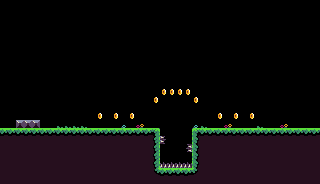

This game map was drawn from its Tiled (.tmx) file and the tilesets committed beside it. A one-line description and the trimmed map source follow:
An orthogonal 40x23 tile map with 8x8 px tiles, 4 tile layers (Main, Spikes, Coins, Decoration), 3 tilesets and 6 objects (Collect the  coins if you like, Press W or space to jump, Player).

<map version="1.10" tiledversion="1.12.1" orientation="orthogonal" renderorder="right-down" width="40" height="23" tilewidth="8" tileheight="8" infinite="0" nextlayerid="9" nextobjectid="22">
 <tileset firstgid="1" source="../tilesets/nightfield-tileset.tsx" />
 <tileset firstgid="208" source="../tilesets/cuteforest-tileset.tsx" />
 <tileset firstgid="303" source="../tilesets/pixelated-coin.tsx" />
 <layer id="1" name="Main" width="40" height="23">
  <data>[920 cells, 263 non-empty, 9 distinct tile ids]</data>
 </layer>
 <objectgroup id="8" name="Dialogue">
  <object id="18" name="Collect the  coins if you like" x="80" y="96" width="24" height="32" />
  <object id="20" name="Press W or space to jump" x="136" y="96" width="16" height="32" />
 </objectgroup>
 <layer id="7" name="Spikes" width="40" height="23">
  <data>[920 cells, 6 non-empty, 3 distinct tile ids]</data>
 </layer>
 <layer id="6" name="Coins" width="40" height="23">
  <data>[920 cells, 12 non-empty, 1 distinct tile ids]</data>
 </layer>
 <layer id="4" name="Decoration" width="40" height="23">
  <data>[920 cells, 11 non-empty, 3 distinct tile ids]</data>
 </layer>
 <objectgroup id="5" name="Entities">
  <object id="3" name="Player" x="24" y="120">
   <point />
  </object>
 </objectgroup>
 <objectgroup id="3" name="Collision">
  <object id="1" x="0" y="128" width="160" height="56" />
  <object id="4" x="16" y="120" width="24" height="8" />
  <object id="10" x="192" y="128" width="136" height="56" />
 </objectgroup>
</map>
